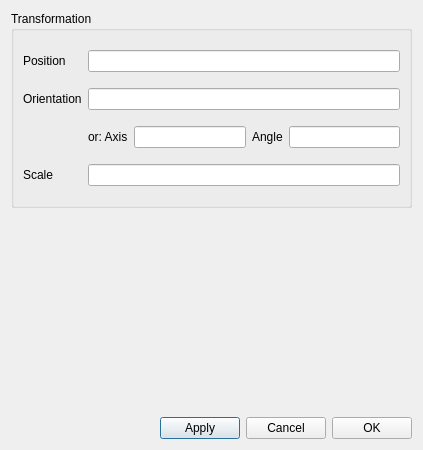
<?xml version="1.0" encoding="UTF-8"?>
<ui version="4.0">
 <class>DetailsDialog</class>
 <widget class="QDialog" name="DetailsDialog">
  <property name="geometry">
   <rect>
    <x>0</x>
    <y>0</y>
    <width>423</width>
    <height>450</height>
   </rect>
  </property>
  <property name="windowTitle">
   <string>Dialog</string>
  </property>
  <layout class="QVBoxLayout" name="verticalLayout">
   <item>
    <widget class="QGroupBox" name="groupBox_5">
     <property name="title">
      <string>Transformation</string>
     </property>
     <layout class="QGridLayout" name="gridLayout_9">
      <item row="0" column="0">
       <widget class="QLabel" name="label">
        <property name="text">
         <string>Position</string>
        </property>
       </widget>
      </item>
      <item row="0" column="1">
       <widget class="QLineEdit" name="posEdit"/>
      </item>
      <item row="1" column="0">
       <widget class="QLabel" name="label_2">
        <property name="text">
         <string>Orientation</string>
        </property>
       </widget>
      </item>
      <item row="1" column="1">
       <widget class="QLineEdit" name="orientEdit"/>
      </item>
      <item row="2" column="1">
       <layout class="QHBoxLayout" name="horizontalLayout">
        <item>
         <widget class="QLabel" name="label_5">
          <property name="text">
           <string>or: Axis</string>
          </property>
         </widget>
        </item>
        <item>
         <widget class="QLineEdit" name="orientAxisEdit"/>
        </item>
        <item>
         <widget class="QLabel" name="label_6">
          <property name="text">
           <string>Angle</string>
          </property>
         </widget>
        </item>
        <item>
         <widget class="QLineEdit" name="orientAngleEdit"/>
        </item>
       </layout>
      </item>
      <item row="3" column="1">
       <widget class="QLineEdit" name="scaleEdit"/>
      </item>
      <item row="3" column="0">
       <widget class="QLabel" name="label_4">
        <property name="text">
         <string>Scale</string>
        </property>
       </widget>
      </item>
     </layout>
    </widget>
   </item>
   <item>
    <widget class="QWidget" name="DataContainer" native="true"/>
   </item>
   <item>
    <layout class="QHBoxLayout" name="horizontalLayout_4">
     <item>
      <spacer name="horizontalSpacer_2">
       <property name="orientation">
        <enum>Qt::Horizontal</enum>
       </property>
       <property name="sizeHint" stdset="0">
        <size>
         <width>40</width>
         <height>20</height>
        </size>
       </property>
      </spacer>
     </item>
     <item>
      <widget class="QPushButton" name="applyBtn">
       <property name="text">
        <string>Apply</string>
       </property>
      </widget>
     </item>
     <item>
      <widget class="QPushButton" name="cancelBtn">
       <property name="text">
        <string>Cancel</string>
       </property>
      </widget>
     </item>
     <item>
      <widget class="QPushButton" name="okBtn">
       <property name="text">
        <string>OK</string>
       </property>
      </widget>
     </item>
    </layout>
   </item>
  </layout>
 </widget>
 <resources/>
 <connections/>
 <slots>
  <slot>apply()</slot>
 </slots>
</ui>
